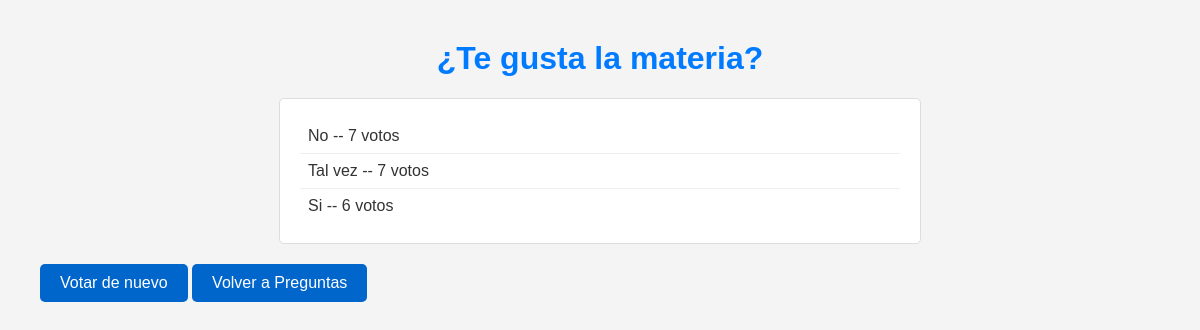
Page /votaciones/1/results/ (signed in) on the earlier database version.
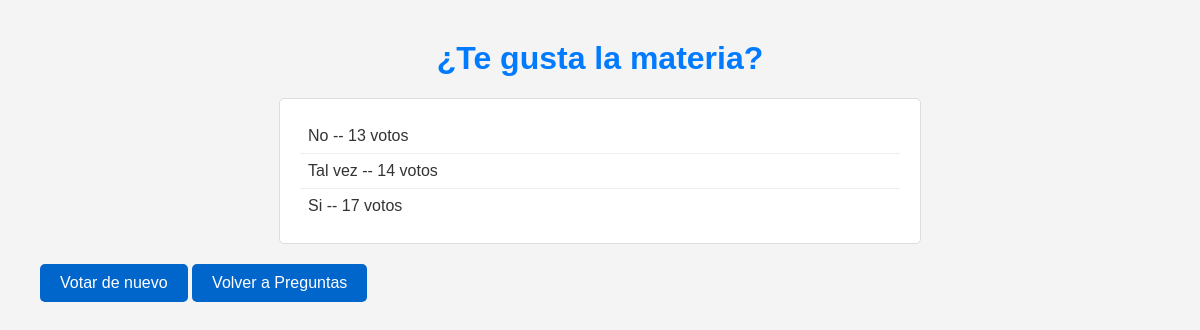
Same page on the later database version.
### votaciones/models.py (models this page shows, shortened)
class Pregunta(models.Model):
    texto_pregunta = models.CharField(max_length=200)
    fecha_publicacion = models.DateTimeField("fecha de publicación de la pregunta")

class Respuesta(models.Model):
    pregunta = models.ForeignKey(Pregunta, on_delete=models.CASCADE)
    texto_respuesta = models.CharField(max_length=200)
    votos = models.IntegerField(default=0)

### votaciones/views.py (the view)
# urls.py: path("<int:pk>/results/", views.ResultView.as_view(), name="results"),
class ResultView(LoginRequiredMixin, generic.DetailView):
    model = Pregunta
    template_name = "votaciones/resultados.html"

### votaciones/templates/votaciones/resultados.html (shortened to what this page needs)
<!DOCTYPE html>
<html lang="es">
<head>
    {% load static %}
    <link rel="stylesheet" href="{% static 'votaciones/resultados.css' %}">
</head>
<body>
    <h1>{{ pregunta.texto_pregunta }}</h1>
<ul>
    {% for respuesta in pregunta.respuesta_set.all %}
    <li>{{ respuesta.texto_respuesta }} -- {{ respuesta.votos }} voto{{ respuesta.votos|pluralize }}</li>
    {% endfor %}
</ul>
<a href="{% url 'votaciones:detail' pregunta.id %}">Votar de nuevo</a>
<a href="{% url 'votaciones:index' %}">
     Volver a Preguntas
    </a>
</body>
</html>

### votaciones/static/votaciones/resultados.css (style rules this page uses)
body { font-family: Arial, Helvetica, sans-serif; background-color: #F4F4F4; color: #333333; margin: 40px; padding: 0; }
h1 { color: #007BFF; text-align: center; }
ul { list-style-type: none; padding: 0; max-width: 600px; margin: auto; background-color: #FFFFFF; border: 1px solid #DDDDDD; padding: 20px; border-radius: 5px; }
li { padding: 8px; border-bottom: 1px solid #EEEEEE; }
li:last-child { border-bottom: none; }
a { display: inline-block; background-color: #06C; color: white; padding: 10px 20px; border-radius: 5px; text-decoration: none; text-align: center; margin:20px auto; width: fit-content; }

Differences in the rows shown:
changed Respuesta "No": votos "7" → "13"
changed Respuesta "Tal vez": votos "7" → "14"
changed Respuesta "Si": votos "6" → "17"
